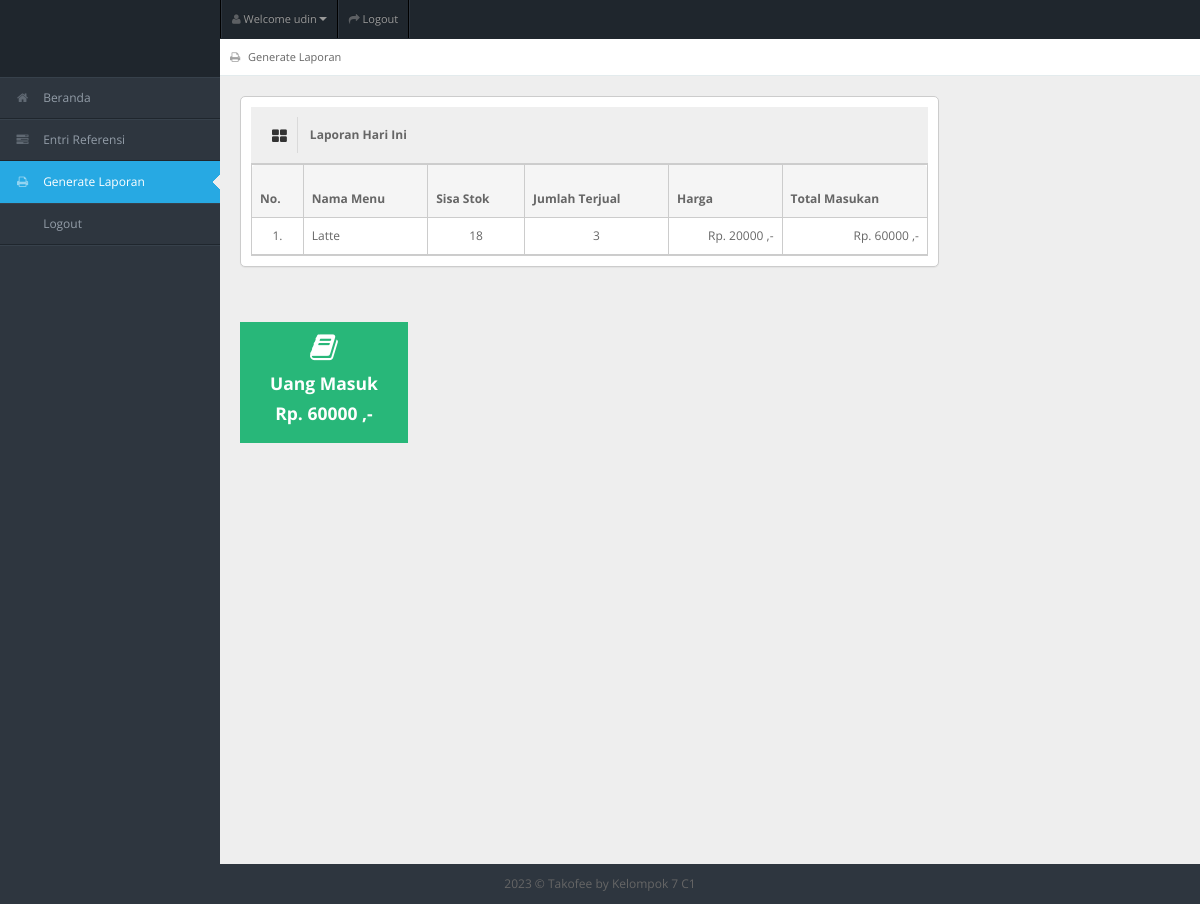
The page /generate_laporan.php (signed in) on the database its author committed.
### tables this page shows
CREATE TABLE `tb_user` (
  `id_user` int(11) NOT NULL,
  `username` varchar(150) NOT NULL,
  `password` varchar(150) NOT NULL,
  `nama_user` varchar(150) NOT NULL,
  `id_level` int(11) NOT NULL,
  `status` varchar(150) NOT NULL
);

CREATE TABLE `tb_masakan` (
  `id_masakan` int(11) NOT NULL,
  `nama_masakan` varchar(150) NOT NULL,
  `harga` varchar(150) NOT NULL,
  `stok` int(11) NOT NULL,
  `status_masakan` varchar(150) NOT NULL,
  `gambar_masakan` varchar(150) NOT NULL
);

### generate_laporan.php (the view, shortened to what this page needs)
<!DOCTYPE html>
<?php
include "connection/koneksi.php";
$id = $_SESSION['id_user'];
if (isset($_SESSION['username'])) {
  $query = "select * from tb_user natural join tb_level where id_user = $id";
  mysqli_query($conn, $query);
  $sql = mysqli_query($conn, $query);
  while ($r = mysqli_fetch_array($sql)) {
    $uang = 0;
?>
    <html lang="en">
    <head>
      <link rel="stylesheet" href="template/dashboard/css/bootstrap.min.css" />
      <link rel="stylesheet" href="template/dashboard/css/bootstrap-responsive.min.css" />
      <link rel="stylesheet" href="template/dashboard/css/fullcalendar.css" />
      <link rel="stylesheet" href="template/dashboard/css/matrix-style.css" />
      <link rel="stylesheet" href="template/dashboard/css/matrix-media.css" />
      <link href="template/dashboard/font-awesome/css/font-awesome.css" rel="stylesheet" />
      <link rel="stylesheet" href="template/dashboard/css/jquery.gritter.css" />
    </head>
    <body>
      <div id="header">
        <h1><a href="entri_transaksi.php">Entri Transaksi</a></h1>
      </div>
      <div id="user-nav" class="navbar navbar-inverse">
        <ul class="nav">
          <li class="dropdown" id="profile-messages"><a title="" href="#" data-toggle="dropdown" data-target="#profile-messages" class="dropdown-toggle"><i class="icon icon-user"></i> <span class="text">Welcome <?php echo $r['nama_user']; ?></span><b class="caret"></b></a>
          </li>
          <li class=""><a title="" href="logout.php"><i class="icon icon-share-alt"></i> <span class="text">Logout</span></a></li>
        </ul>
      </div>
      <div id="sidebar"><a href="generate_laporan.php" class="visible-phone"><i class="icon icon-print"></i> <span>Generate</span></a>
        <ul>
          <?php
          if ($r['id_level'] == 1) {
          ?>
            <li> <a href="beranda.php"><i class="icon icon-home"></i> <span>Beranda</span></a> </li>
            <li> <a href="entri_referensi.php"><i class="icon icon-tasks"></i> <span>Entri Referensi</span></a> </li>
            <li class="active"> <a href="generate_laporan.php"><i class="icon icon-print"></i> <span>Generate Laporan</span></a> </li>
            <li> <a href="logout.php"><i class="icon icon-sign-out"></i> <span>Logout</span></a> </li>
          <?php
          } else if ($r['id_level'] == 2) {
          ?>
            <li> <a href="beranda.php"><i class="icon icon-home"></i> <span>Beranda</span></a> </li>
            <li> <a href="entri_order.php"><i class="icon icon-shopping-cart"></i> <span>Entri Order</span></a> </li>
            <li class="active"> <a href="generate_laporan.php"><i class="icon icon-print"></i> <span>Generate Laporan</span></a> </li>
            <li> <a href="logout.php"><i class="icon icon-sign-out"></i> <span>Logout</span></a> </li>
          <?php
          } else if ($r['id_level'] == 3) {
          ?>
            <li> <a href="beranda.php"><i class="icon icon-home"></i> <span>Beranda</span></a> </li>
            <li> <a href="entri_transaksi.php"><i class="icon icon-inbox"></i> <span>Entri Transaksi</span></a> </li>
            <li class="active"> <a href="generate_laporan.php"><i class="icon icon-print"></i> <span>Generate Laporan</span></a> </li>
            <li> <a href="logout.php"><i class="icon icon-sign-out"></i> <span>Logout</span></a> </li>
          <?php
          } else if ($r['id_level'] == 4) {
          ?>
            <li> <a href="beranda.php"><i class="icon icon-home"></i> <span>Beranda</span></a> </li>
            <li class="active"> <a href="generate_laporan.php"><i class="icon icon-print"></i> <span>Generate Laporan</span></a> </li>
            <li> <a href="logout.php"><i class="icon icon-sign-out"></i> <span>Logout</span></a> </li>
          <?php
          } else if ($r['id_level'] == 5) {
          ?>
            <li> <a href="beranda.php"><i class="icon icon-home"></i> <span>Beranda</span></a> </li>
            <li> <a href="entri_order.php"><i class="icon icon-shopping-cart"></i> <span>Entri Order</span></a> </li>
            <li> <a href="logout.php"><i class="icon icon-sign-out"></i> <span>Logout</span></a> </li>
          <?php
          }
          ?>
        </ul>
      </div>
      <div id="content">
        <div id="content-header">
          <div id="breadcrumb"> <a href="generate_laporan.php" title="Go to here" class="tip-bottom"><i class="icon icon-print"></i> Generate Laporan</a></div>
        </div>
        <div class="container-fluid">
          <?php
          if ($r['id_level'] == 1 || $r['id_level'] == 2 || $r['id_level'] == 3 || $r['id_level'] == 4) {
          ?>
            <div class="row-fluid">
              <div class="span9">
                <div class="widget-box">
                  <div class="widget-title bg_lg"><span class="icon"><i class="icon-th-large"></i></span>
                    <h5>Laporan Hari Ini</h5>
                  </div>
                  <div class="widget-content nopadding">
                    <table class="table table-bordered table-invoice-full">
                      <thead>
                        <tr>
                          <th class="head0">No.</th>
                          <th class="head0">Nama Menu</th>
                          <th class="head1">Sisa Stok</th>
                          <th class="head0">Jumlah Terjual</th>
                          <th class="head0 right">Harga</th>
                          <th class="head0 right">Total Masukan</th>
                        </tr>
                      </thead>
                      <?php
                      $no = 1;
                      $query_lihat_menu = "select * from tb_masakan";
                      $sql_lihat_menu = mysqli_query($conn, $query_lihat_menu);
                      ?>
                      <tbody>
                        <?php
                        while ($r_lihat_menu = mysqli_fetch_array($sql_lihat_menu)) {
                        ?>
                          <tr>
                            <td>
                              <center><?php echo $no++; ?>.</center>
                            </td>
                            <td><?php echo $r_lihat_menu['nama_masakan']; ?></td>
                            <td>
                              <center><?php echo $r_lihat_menu['stok']; ?></center>
                            </td>
                            <td>
                              <center>
                                <?php
                                $id_masakan = $r_lihat_menu['id_masakan'];
                                $query_jumlah = "select sum(jumlah_terjual) as jumlah_terjual from tb_stok left join tb_pesan on tb_stok.id_pesan = tb_pesan.id_pesan where id_masakan = $id_masakan and status_cetak = 'belum cetak'";
                                $sql_jumlah = mysqli_query($conn, $query_jumlah);
                                $result_jumlah = mysqli_fetch_array($sql_jumlah);
                                if ($result_jumlah['jumlah_terjual'] != 0 || $result_jumlah['jumlah_terjual'] != null || $result_jumlah['jumlah_terjual'] != "") {
                                  $jml = $result_jumlah['jumlah_terjual'];
                                  echo $jml;
                                } else {
                                  $jml = 0;
                                  echo $jml;
                                }
                                ?>
                              </center>
                            </td>
                            <td style="text-align: right">Rp. <?php echo $r_lihat_menu['harga']; ?> ,-</td>
                            <td style="text-align: right">Rp.
                              <?php
                              $id_masakan = $r_lihat_menu['id_masakan'];
                              $query_jumlah = "select sum(jumlah_terjual) as jumlah_terjual from tb_stok left join tb_pesan on tb_stok.id_pesan = tb_pesan.id_pesan where id_masakan = $id_masakan and status_cetak = 'belum cetak'";
                              $sql_jumlah = mysqli_query($conn, $query_jumlah);
                              $result_jumlah = mysqli_fetch_array($sql_jumlah);
                              $jml = 0;
                              if ($result_jumlah['jumlah_terjual'] != 0 || $result_jumlah['jumlah_terjual'] != null || $result_jumlah['jumlah_terjual'] != "") {
                                $jml = $result_jumlah['jumlah_terjual'] * $r_lihat_menu['harga'];
                                echo $jml;
                              } else {
                                $jml = $result_jumlah['jumlah_terjual'] * $r_lihat_menu['harga'];
                                echo $jml;
                              }
                              $uang += $jml;
                              ?>
                              ,-</td>
                          </tr>
                        <?php
                        }
                        ?>
                      </tbody>
                    </table>
                  </div>
                </div>
              </div>
            </div>
          <?php
          }
          ?>
        </div>
        <div class="container-fluid">
          <div class="row-fluid">
            <ul class="quick-actions">
              <li class="bg_lg"> <a href="#"><i class="icon-book"></i>
                  <h4>Uang Masuk</h4>
                  <h4>Rp. <?php echo $uang; ?> ,-</h4>
                </a> </li>
            </ul>
          </div>
        </div>
      </div>
      <div class="row-fluid">
        <div id="footer" class="span12"> <?php echo date('Y'); ?> &copy; Takofee <a href="#">by Kelompok 7 C1</a> </div>
      </div>
    </body>
    </html>
<?php
  }
} else {
  header('location: logout.php');
}
?>

### template/dashboard/css/matrix-media.css (style rules this page uses)
body { background:#2E363F; }
#header { background-color: #1f262d; margin-top:10px; }
#sidebar > ul { border-bottom: 1px solid #37414b }
#sidebar > ul > li { border-top: 1px solid #37414b; border-bottom: 1px solid #1f262d; }
#sidebar > ul > li.active { background-color: #27a9e3; border-bottom: 1px solid #27a9e3; border-top: 1px solid #27a9e3; }
#sidebar > ul > li.active a { color:#fff; text-decoration:none; }

### rows shown on the page
tb_user: nama_user "udin", uang "60000"
tb_masakan: nama_masakan "Latte", stok "18", jml "3", harga "20000", jml "60000"
